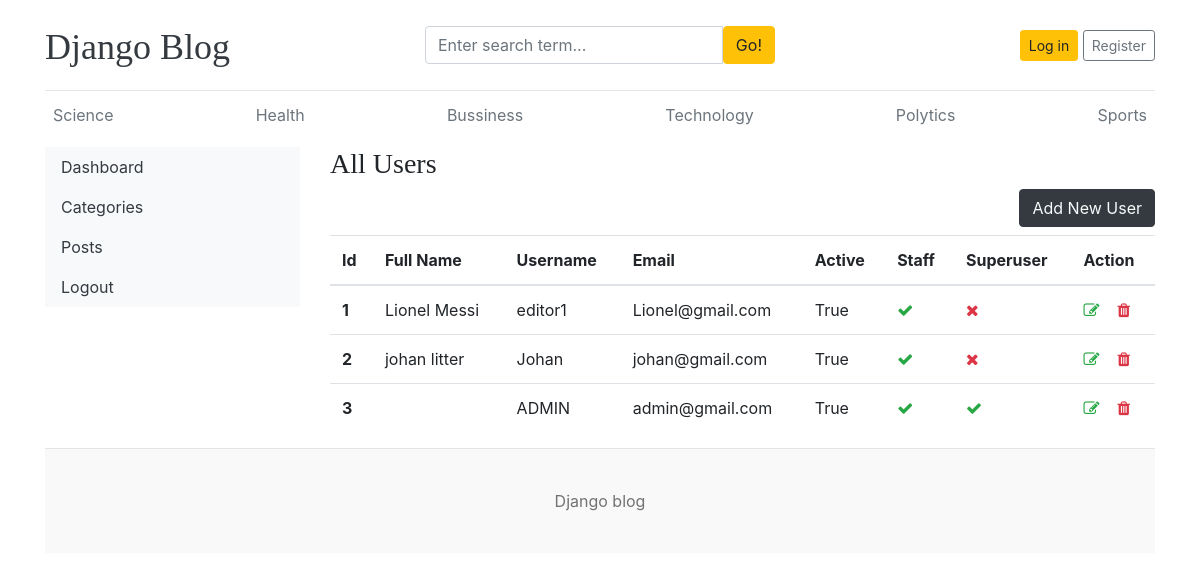
The page /dashboard/users/ on the database its author committed.
### blogs/models.py (models this page shows, shortened)
class Category(models.Model):
    category_name = models.CharField(max_length=50, unique=True) # Tên danh mục, tối đa 50 ký tự, không được trùng lặp
    created_at = models.DateTimeField(auto_now_add=True)  # Thời gian tạo, tự động gán khi bản ghi được tạo lần đầu
    updated_at = models.DateTimeField(auto_now=True)      # Thời gian cập nhật, tự động cập nhật mỗi khi bản ghi được lưu
    class Meta:
        verbose_name_plural = 'Categories'

### dashboards/views.py (the view)
# urls.py: path('users/',views.users, name="users" ),
def users(request):
    users = User.objects.all()
    context = {
        'users': users
    }
    return render(request, 'dashboard/users.html', context)

### blogs/context_processors.py (called while the page is built)
def get_categories(request):
    categories = Category.objects.all()
    return dict(categories = categories)

### templates/dashboard/users.html
{% extends '../base/base.html' %}
{% block content %}
<div class="row">
    {% include './leftsidebar.html' %}
    <div class="col-md-9">
      <h3>All Users</h3>
      <a href="{% url 'add_users' %}" class="btn btn-dark text-light float-right mb-2">Add New User</a>
        <table class="table table-hover">
            <thead>
              <tr>
                <th>Id</th>
                <th>Full Name</th>
                <th>Username</th>
                <th>Email</th>
                <th>Active</th>
                <th>Staff</th>
                <th>Superuser</th>
                <th>Action</th>
              </tr>
            </thead>
            <tbody>
            {% for user in users %}
              <tr>
                <th>{{ forloop.counter }}</th>
                <td>{{ user.first_name }} {{ user.last_name }}</td>
                <td>{{ user.username }}</td>
                <td>{{ user.email }}</td>
                <td>{{ user.is_active }}</td>
                <td>{% if user.is_staff %} <i class="fa fa-check text-success"> {% else %} <i class="fa fa-times text-danger"> {% endif %} </td>
                <td>{% if user.is_superuser %} <i class="fa fa-check text-success"> {% else %} <i class="fa fa-times text-danger"> {% endif %} </td>
                    <td>
                    <a href="{% url 'edit_user' user.id %}"><i class="fa fa-edit text-success"></i></a> &nbsp;&nbsp;
                    <a href="{% url 'delete_user' user.id %}"><i class="fa fa-trash text-danger"></i></a>
                </td>
              </tr>
            {% endfor %}
            </tbody>
          </table>
    </div>
</div>
{% endblock %}

### templates/base/header.html (shortened to what this page needs)
{% load static %}
<!DOCTYPE html>
<html lang="en">
<head>
    <link href="https://getbootstrap.com/docs/4.0/dist/css/bootstrap.min.css" rel="stylesheet">
    <link href="{% static 'css/blog.css' %}" rel="stylesheet">
    <link rel="stylesheet" href="https://cdnjs.cloudflare.com/ajax/libs/font-awesome/4.7.0/css/font-awesome.min.css">
  </head>
<body>
    <div class="container">
      <header class="blog-header py-3">
        <div class="row flex-nowrap justify-content-between align-items-center">
          <div class="col-4 pt-1">
            <a class="blog-header-logo text-dark" href="/">Django Blog</a>
          </div>
          <div class="col-4">
            <form action="{% url 'search' %}" method="GET">
              <div class="input-group">
                <input class="form-control" name="keyword" type="text" placeholder="Enter search term..." aria-label="Enter search term..." aria-describedby="button-search" />
                <button type="submit" class="btn btn-warning" id="button-search" type="button">Go!</button>
            </div>
            </form>
          </div>
          <div class="col-4 d-flex justify-content-end align-items-center">
            {% if not user.is_authenticated %}
            <a class="btn btn-sm btn-warning" href="{% url 'login' %}">Log in</a> &nbsp;
            <a class="btn btn-sm btn-outline-secondary" href="{% url 'register' %}">Register</a>
            {% else %}
            <span><a href="{% url 'dashboard' %}" class="btn btn-warning">Dashboard</a></span> &nbsp;
            <span><a href="{% url 'logout' %}">Log out</a></span>
            {% endif %}
          </div>
        </div>
      </header>
      <div class="nav-scroller py-1 mb-2">
        <nav class="nav d-flex justify-content-between">
          {% for cat in categories %}
          <a class="p-2 text-muted" href="{% url 'posts_by_category' cat.id %}">{{ cat.category_name }}</a>
          {% endfor %}
        </nav>
      </div>

### static/css/blog.css (style rules this page uses)
.blog-header { border-bottom: 1px solid #e5e5e5; }
.blog-header-logo { font-family: "Playfair Display", Georgia, "Times New Roman", serif; font-size: 2.25rem; }
h1, h2, h3, h4, h5, h6 { font-family: "Playfair Display", Georgia, "Times New Roman", serif; }

### rows shown on the page
Category: category_name "Science"
Category: category_name "Health"
Category: category_name "Bussiness"
Category: category_name "Technology"
Category: category_name "Polytics"
Category: category_name "Sports"

### other values the page prints
{{ user.first_name }} "Lionel"
{{ user.last_name }} "Messi"
{{ user.username }} "editor1"
{{ user.email }} "Lionel@gmail.com"
{{ user.is_active }} "True"
{{ user.first_name }} "johan"
{{ user.last_name }} "litter"
{{ user.username }} "Johan"
{{ user.email }} "johan@gmail.com"
{{ user.username }} "ADMIN"
{{ user.email }} "admin@gmail.com"
